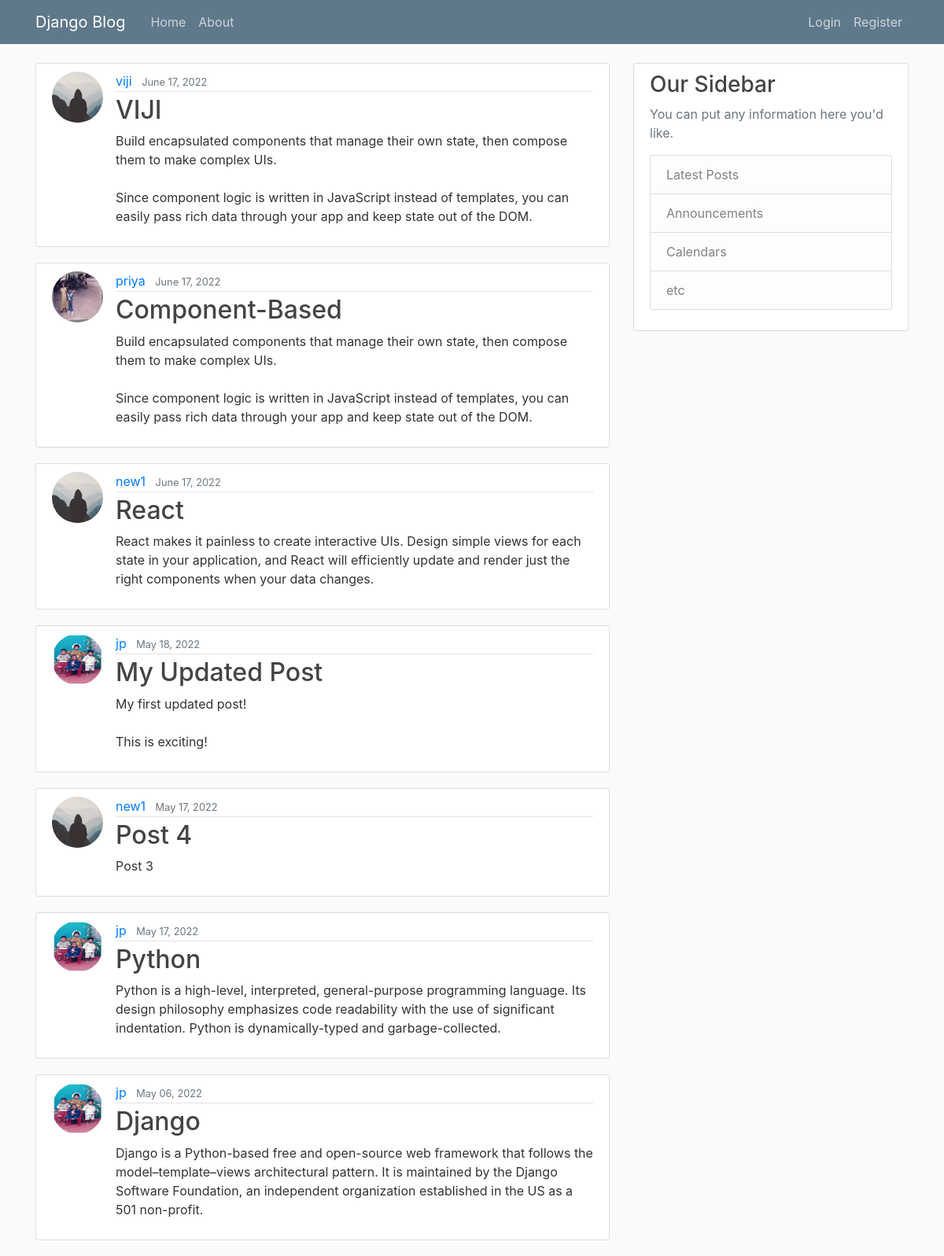
The page / on the database its author committed.
### blog/models.py (models this page shows, shortened)
class Post(models.Model):
    title = models.CharField(max_length=100)
    content = models.TextField()
    date_posted = models.DateTimeField(default=timezone.now)
    author = models.ForeignKey(User, on_delete=models.CASCADE)

### users/models.py (models this page shows, shortened)
class Profile(models.Model):
    id = models.AutoField(primary_key=True)
    user = models.OneToOneField(User, on_delete=models.CASCADE)
    image = models.ImageField(default='default.jpg', upload_to='profile_pics')

### blog/views.py (the view)
# urls.py: path('', PostListView.as_view(), name='blog-home'),
class PostListView(ListView):
    model = Post
    template_name = 'blog/home.html'  # <app>/<model>_<viewtype>.html
    context_object_name = 'posts'
    ordering = ['-date_posted']

### blog/templates/blog/home.html
{% extends "blog/base.html" %}
{% block content %}
    {% for post in posts %}
        <article class="media content-section">
          <img class="rounded-circle article-img" src="{{ post.author.profile.image.url }}">
          <div class="media-body">
            <div class="article-metadata">
              <a class="mr-2" href="#">{{ post.author }}</a>
              <small class="text-muted">{{ post.date_posted|date:"F d, Y" }}</small>
            </div>
            <h2><a class="article-title" href="{% url 'post-detail' post.id %}">{{ post.title }}</a></h2>
            <p class="article-content">{{ post.content }}</p>
          </div>
        </article>
    {% endfor %}
{% endblock content %}

### blog/templates/blog/base.html (shortened to what this page needs)
{% load static %}
<!DOCTYPE html>
<html>
<head>
    <link rel="stylesheet" href="https://maxcdn.bootstrapcdn.com/bootstrap/4.0.0/css/bootstrap.min.css">
    <link rel="stylesheet" type="text/css" href="{% static 'blog/main.css' %}">
</head>
<body>
    <header class="site-header">
      <nav class="navbar navbar-expand-md navbar-dark bg-steel fixed-top">
        <div class="container">
          <a class="navbar-brand mr-4" href="{% url 'blog-home' %}">Django Blog</a>
          <div class="collapse navbar-collapse" id="navbarToggle">
            <div class="navbar-nav mr-auto">
              <a class="nav-item nav-link" href="{% url 'blog-home' %}">Home</a>
              <a class="nav-item nav-link" href="{% url 'blog-about' %}">About</a>
            </div>
            <div class="navbar-nav">
              {% if user.is_authenticated %}
                <a class="nav-item nav-link" href="{% url 'post-create' %}">New Post</a>
                <a class="nav-item nav-link" href="{% url 'profile' %}">Profile</a>
                <a class="nav-item nav-link" href="{% url 'logout' %}">Logout</a>
              {% else %}
                <a class="nav-item nav-link" href="{% url 'login' %}">Login</a>
                <a class="nav-item nav-link" href="{% url 'register' %}">Register</a>
              {% endif %}
            </div>
          </div>
        </div>
      </nav>
    </header>
    <main role="main" class="container">
      <div class="row">
        <div class="col-md-8">
          {% block content %}{% endblock %}
        </div>
        <div class="col-md-4">
          <div class="content-section">
            <h3>Our Sidebar</h3>
            <p class='text-muted'>You can put any information here you'd like.
              <ul class="list-group">
                <li class="list-group-item list-group-item-light">Latest Posts</li>
                <li class="list-group-item list-group-item-light">Announcements</li>
                <li class="list-group-item list-group-item-light">Calendars</li>
                <li class="list-group-item list-group-item-light">etc</li>
              </ul>
            </p>
          </div>
        </div>
      </div>
    </main>
</body>
</html>

### blog/static/blog/main.css (style rules this page uses)
body { background: #fafafa; color: #333333; margin-top: 5rem; }
h1, h2, h3, h4, h5, h6 { color: #444444; }
ul { margin: 0; }
.bg-steel { background-color: #5f788a; }
.site-header .navbar-nav .nav-link { color: #cbd5db; }
.content-section { background: #ffffff; padding: 10px 20px; border: 1px solid #dddddd; border-radius: 3px; margin-bottom: 20px; }
.article-title { color: #444444; }
.article-content { white-space: pre-line; }
.article-img { height: 65px; width: 65px; margin-right: 16px; }
.article-metadata { padding-bottom: 1px; margin-bottom: 4px; border-bottom: 1px solid #e3e3e3 }

### rows shown on the page
Post: author.profile.image (placeholder picture), author "viji", date_posted "June 17, 2022", title "VIJI", content "Build encapsulated components that manage their own state, then compose them to make complex UIs. Since component logic is written in JavaScript instead of templates, you can easily pass rich data through your app and keep state out of the DOM."
Post: author.profile.image (picture), author "priya", date_posted "June 17, 2022", title "Component-Based", content "Build encapsulated components that manage their own state, then compose them to make complex UIs. Since component logic is written in JavaScript instead of templates, you can easily pass rich data through your app and keep state out of the DOM."
Post: author.profile.image (placeholder picture), author "new1", date_posted "June 17, 2022", title "React", content "React makes it painless to create interactive UIs. Design simple views for each state in your application, and React will efficiently update and render just the right components when your data changes."
Post: author.profile.image (picture), author "jp", date_posted "May 18, 2022", title "My Updated Post", content "My first updated post! This is exciting!"
Post: author.profile.image (placeholder picture), author "new1", date_posted "May 17, 2022", title "Post 4", content "Post 3"
Post: author.profile.image (picture), author "jp", date_posted "May 17, 2022", title "Python", content "Python is a high-level, interpreted, general-purpose programming language. Its design philosophy emphasizes code readability with the use of significant indentation. Python is dynamically-typed and garbage-collected."
Post: author.profile.image (picture), author "jp", date_posted "May 06, 2022", title "Django", content "Django is a Python-based free and open-source web framework that follows the model–template–views architectural pattern. It is maintained by the Django Software Foundation, an independent organization established in the US as a 501 non-profit."
